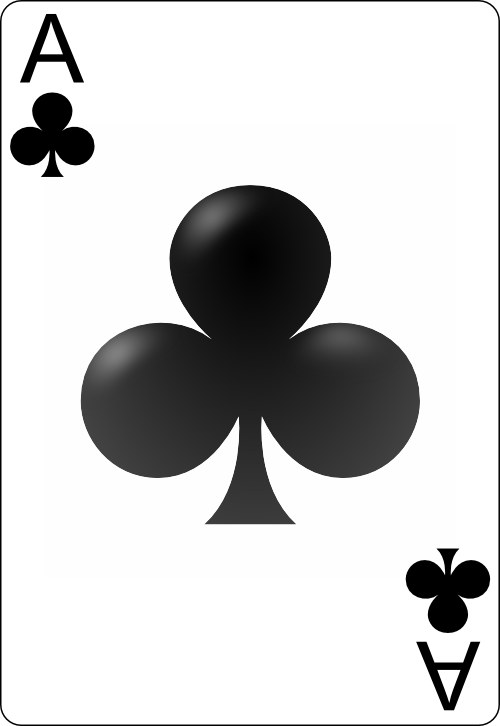
#> input picture cards/blackjack.png, 500 x 726 px; its folder holds 5 pictures in this run
$ python -i Main.py   (imports and definitions only)   (older library calls are emulated)
#> lines starting #> are read from the running program, lines starting #| are printed output that depends on the picture
### SixDeck.py
import random
from Card import Card

class SixDeck():

    def __init__(self):
        self.cards = []
        self.build()

    def build(self):
        for i in range (0,6):
            for s in ["Spades", "Clubs", "Hearts", "Diamonds"]:
                for v in range(1,14):
                    self.cards.append(Card(v,s))

    def shuffle(self):
        for i in range(1,15):
            for i in range(len(self.cards) -1, 0, -1):
                r = random.randint(0, i)
                self.cards[i], self.cards[r] = self.cards[r], self.cards[i]

    def draw(self):
        return self.cards.pop()

    def length(self):
        return len(self.cards)

    def deckReset(self):
        self.cards = []
        self.build()

### Dealer.py
class Dealer:

    def __init__(self):
        self.hand = []
        self.splitHolding = []

    def draw(self,deck):
        card = deck.draw()
        self.hand.append(card)

    def getSuit(self):
        c = self.hand[len(self.hand)-1]
        return c.suit

    def getVal(self):
        c = self.hand[len(self.hand)-1]
        return c.val

    # [4 lines left out: function holdingDraw, not called in this run]

    def reset(self):
        self.hand = []

    def splitHoldReset(self):
        self.splitHolding.clear()

    def splitToHolding(self):
        self.splitHolding.append(self.hand.pop(0))

    # [30 lines left out: function score, not called in this run]

### Player.py
class Player:

    def __init__(self):
        self.hand = []
        self.splitHolding = []
        self.chips = 0
        v = 100

    def draw(self,deck):
        card = deck.draw()
        self.hand.append(card)

    def addChips(self,v):
        self.chips += v

    def loseChips(self,v):
        self.chips -= v

    def getSuit(self):
        c = self.hand[len(self.hand)-1]
        return c.suit

    def getVal(self):
        c = self.hand[len(self.hand)-1]
        return c.val

    def chipCount(self):
        return self.chips

    def reset(self):
        self.hand = []

    def splitHoldReset(self):
        self.splitHolding.clear()

    def splitToHolding(self):
        self.splitHolding.append(self.hand.pop(0))

    # [6 lines left out: function splitCheck, not called in this run]

    def drawHolding(self):
        self.hand.append(self.splitHolding.pop(0))

    # [31 lines left out: function score, not called in this run]

### Card.py
class Card:

    def __init__(self, val, suit):
        self.val = val
        self.suit = suit


### Main.py
import tkinter as tk
from tkinter import *
from PIL import ImageTk
from PIL import Image
from Dealer import Dealer
from Player import Player
from SixDeck import SixDeck

def BlackJackGame():
    root = tk.Tk()

    iconp = Image.open('cards/blackjack.png')
#> iconp is the input picture: PIL image 500x726 RGBA; mean R, G, B, A 205.9, 205.6, 205.9, 254.7
    iconPhoto = ImageTk.PhotoImage(iconp)
    root.title(string = "BlackJack")
    root.iconphoto(False, iconPhoto)

    p = Player()
    d = Dealer()
    deck = SixDeck()
    deck.shuffle()

    global betSize
    betSize = 0

    global frameCount
    frameCount = 0

    global playerCardTracker
    playerCardTracker = 0

    global dealerCardTracker
    dealerCardTracker =0

    global imageCount
    imageCount = 0

    global bjBool
    bjBool = False

    global downCardIndex
    downCardIndex = 0

    global startChips
    startChips = 0

    global doubleBool
    doubleBool = False

    global splitBool
    splitBool = False

    # [4 lines left out: function clearFrame, not called in this run]

    def drawAdds(s,v):
        getCardString(s,v)

    # [19 lines left out: functions getCardString, addImage, not called in this run]

    def hitandStandDestroy():
        hitButton_List[globals()['frameCount']].destroy()
        standButton_List[globals()['frameCount']].destroy()


    # [387 lines left out: functions start, deal, playerBJCheck, dealerBJCheck, hit, dealersTurn and 6 more, not called in this run]

    frame_List = []
    image_List = []
    hitButton_List = []
    standButton_List =[]
    playAgainButton_List = []
    colorUpButton_List = []
    doubleButton_List = []
    splitButton_List = []
    nextSplitButton_List = []
    seeDealerTurnButton_List = []
    splitScores = []
    splitDoubles = []
    splitBJ = []


    for i in range (0,2000):
        frame_List.append(LabelFrame(root, width = 2000, height = 2000,background = 'darkgray'))
        hitButton_List.append(Button(frame_List[i],text="Hit",command = hit, height = 2, width = 5, background ='salmon', font = ("Arial", 15)))
        standButton_List.append(Button(frame_List[i],text = "Stand",command = dealersTurn, height = 2, width = 5, background = 'turquoise',font = ("Arial", 15)))
        playAgainButton_List.append(Button(frame_List[i], text = "Play Again", command = deal, height = 2, width = 8, background = 'aqua', font =("Arial", 15)))
        colorUpButton_List.append(Button(frame_List[i], text = "Color Up", command = endGame, width = 8, height = 2, background = 'coral', font =("Arial", 15)))
        doubleButton_List.append(Button(frame_List[i], text = "Double", command = double, height = 2, width = 5, background = 'fuchsia', font = ("Arial", 15)))
        splitButton_List.append(Button(frame_List[i], text = "Split", command = split, height = 2, width = 5, background = 'gold',font = ("Arial", 15)))
        nextSplitButton_List.append(Button(frame_List[i], text = "See Next Split", command = splitDeal, width = 15, height = 2, background = 'khaki', font = ("Arial", 15)))
        seeDealerTurnButton_List.append(Button(frame_List[i], text = "See Dealers Turn", command = dealersTurn, width = 15, height = 2, background = 'khaki', font = ("Arial", 15)))

    frame_List[0].pack()

    Button(frame_List[0], text = "Play BlackJack", command = start, height = 10, width = 25,background = 'salmon',font = ("Arial",25)).place(x=700,y=100)
    buyInEntry = Entry(frame_List[0], font = ("Arial", 15))
    buyInEntry.place(x = 870, y = 550)
    buyInLabel = Label(frame_List[0], font =("Arial", 15), text ="Chips Buy In $: ").place(x=700, y = 550)
    betEntry = Entry(frame_List[0],font = ("Arial", 15))
    betEntry.place(x = 870, y = 650)
    betLabel = Label(frame_List[0], font =("Arial", 15), text ="Intial Bet Size $: ").place(x=700, y = 650)

    pc = Image.open('cards/chip.png')
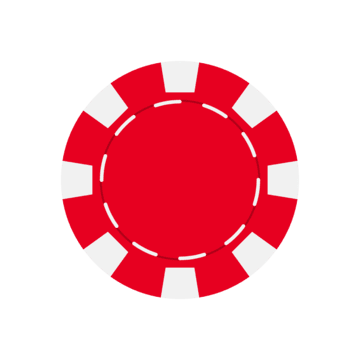
#> input picture cards/chip.png, 360 x 360 px
#> pc is the input picture: PIL image 360x360 P; mean R, G, B, A 127.2, 90.9, 76.2, 87.6
    dpc = pc.resize((40, 40), Image.Resampling.LANCZOS)
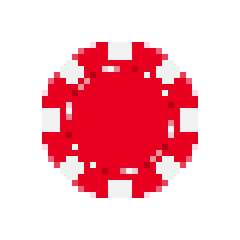
#> dpc: PIL image 40x40 P (shown 6 times larger); mean R, G, B, A 127, 90.3, 75.6, 87; transparent parts drawn white
    idpc = ImageTk.PhotoImage(dpc)

#> (the run stopped early here; a loop or call above may not have finished)
